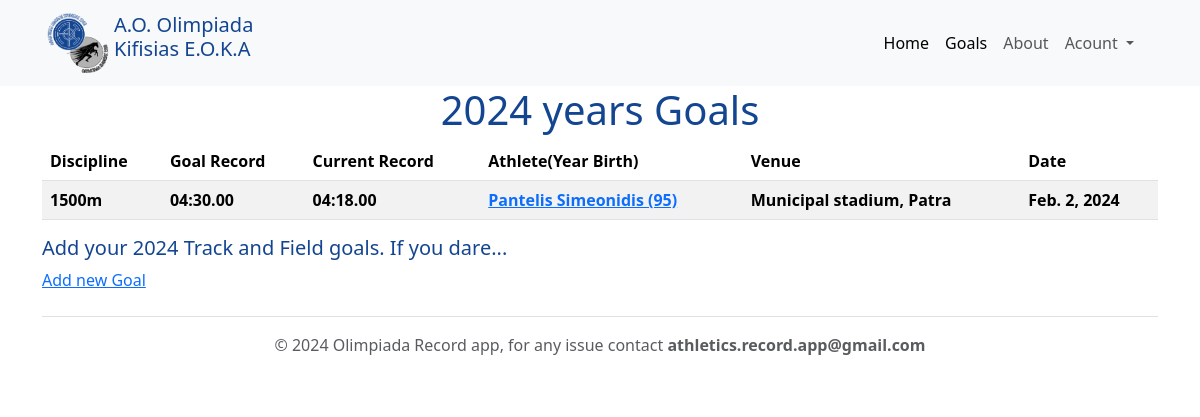
Page /goals/ on the earlier database version.
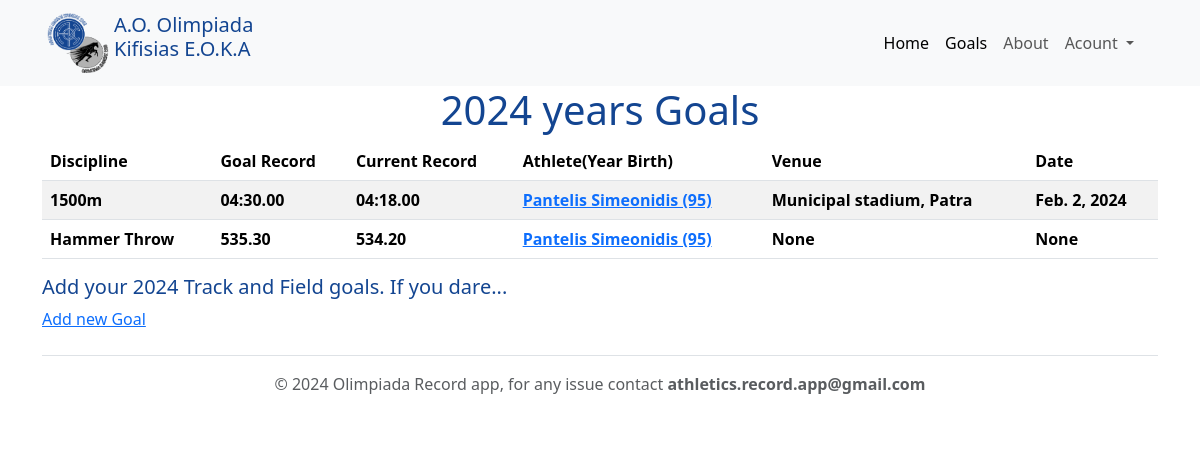
Same page on the later database version.
### records/models.py (models this page shows, shortened)
class Goal(models.Model):
    user = models.ForeignKey(User, blank=True, null=True, on_delete=models.SET_NULL)
    athlete = models.ForeignKey(Athlete, blank=True, null=True, on_delete=models.SET_NULL)
    age_group = models.ForeignKey(AgeGroup, blank=True, null=True, on_delete=models.SET_NULL)
    discipline = models.ForeignKey(Discipline, blank=True, null=True, on_delete=models.SET_NULL)
    venue = models.OneToOneField(Venue, blank=True, null=True, on_delete=models.SET_NULL)
    stadium = models.ForeignKey(Stadium, blank=True, null=True, on_delete=models.SET_NULL)
    performance = models.FloatField(blank=False, null=True)
    current_record = models.FloatField(blank=True, null=True)
    goal_date = models.DateField(auto_now=False, auto_now_add=False, null=True, blank=True)
    timestamp = models.DateTimeField(auto_now_add=True)
    updated = models.DateTimeField(auto_now=True)
    @property
    def formatted_performance(self):
        if self.performance is None:
            return ''
        if self.discipline.discipline_type == 'road':
            performance_formatted = self.performance
            minutes = int((performance_formatted % 3600) // 60)
            seconds = performance_formatted % 60
            if minutes == 0:
                performance_formatted_str = f"{seconds:05.2f}"
            else:
                performance_formatted_str = f"{minutes:02}:{seconds:05.2f}"
        else:
            performance_formatted_str = f'{self.performance:.2f}'
        return performance_formatted_str
    @property
    def formatted_current_record(self):
        if self.current_record is None:
            return ''
        if self.discipline.discipline_type == 'road':
            performance_formatted = self.current_record
            minutes = int((performance_formatted % 3600) // 60)
            seconds = performance_formatted % 60
            if minutes == 0:
                performance_formatted_str = f"{seconds:05.2f}"
            else:
                performance_formatted_str = f"{minutes:02}:{seconds:05.2f}"
        else:
            performance_formatted_str = f'{self.current_record:.2f}'
        return performance_formatted_str
    class Meta:
        ordering = ['performance', '-goal_date']
        unique_together = [['athlete', 'discipline', 'performance']]
        db_table = 'Olimpiada goals'

class Discipline(models.Model):
    stadium = models.ForeignKey(Stadium, on_delete=models.CASCADE)
    name = models.CharField(max_length=25)
    @property
    def discipline_type(self):
        if self.name in road_disciplines:
            return 'road'
        else:
            return 'field'
    class Meta:
        unique_together = [('stadium', 'name')]

class Athlete(models.Model):
    first_name = models.CharField(max_length=120)
    last_name = models.CharField(max_length=120)
    birth_year = models.IntegerField(default=None, blank=True, null=True)
    @property
    def full_name(self):
        return f"{self.first_name} {self.last_name}"
    @property
    def full_name_with_birthyear(self):
        return f"{self.full_name} ({str(self.birth_year)[2:]})"

class Venue(models.Model):
    area = models.CharField(max_length=30)
    stadium_name = models.CharField(max_length=30)
    def __str__(self):
        return f"{self.stadium_name}, {self.area}"

### records/views.py (the view)
# urls.py: path('goals/', GoalListView.as_view(), name='goals-list'),
class GoalListView(ListView):
    model = Goal
    def get_context_data(self, *args, **kwargs):
        context = super().get_context_data(*args, **kwargs)
        context['title'] = self.get_title()
        return context
    def get_title(self):
        return self.title
    title = 'Goals'

### templates/records/goal_list.html
{% extends "base.html" %}
{% block content %}
    <h1 class="align-self-center">2024 years Goals</h1>
<div class="overflow-x-scroll">
    <table class="table table-striped">
        <thead>
            <tr>
                <th>Discipline</th>
                <th>Goal Record</th>
                <th>Current Record</th>
                <th>Athlete(Year Birth)</th>
                <th>Venue</th>
                <th>Date</th>
            </tr>
        </thead>
        {% for object in goal_list %}
        <tr>
            <th> {{ object.discipline.name }} </th>
            <th> {{ object.formatted_performance }}</th>
            <th> {{ object.formatted_current_record }}</th>
            <th><a href="/goals/{{object.pk}}">{{ object.athlete.full_name_with_birthyear }}</a></th>
            <th> {{ object.venue }}</th>
            <th> {{ object.goal_date }}</th>
        </tr>
        {% endfor %}
    </table>
</div>
<h5>Add your 2024 Track and Field goals. If you dare...</h5>
    <a href="/goals/create">Add new Goal</a>
{% endblock %}

Differences in the rows shown:
added Goal: discipline.name "Hammer Throw", formatted_performance "535.30", formatted_current_record "534.20", athlete.full_name_with_birthyear "Pantelis Simeonidis (95)", venue "None", goal_date "None"
